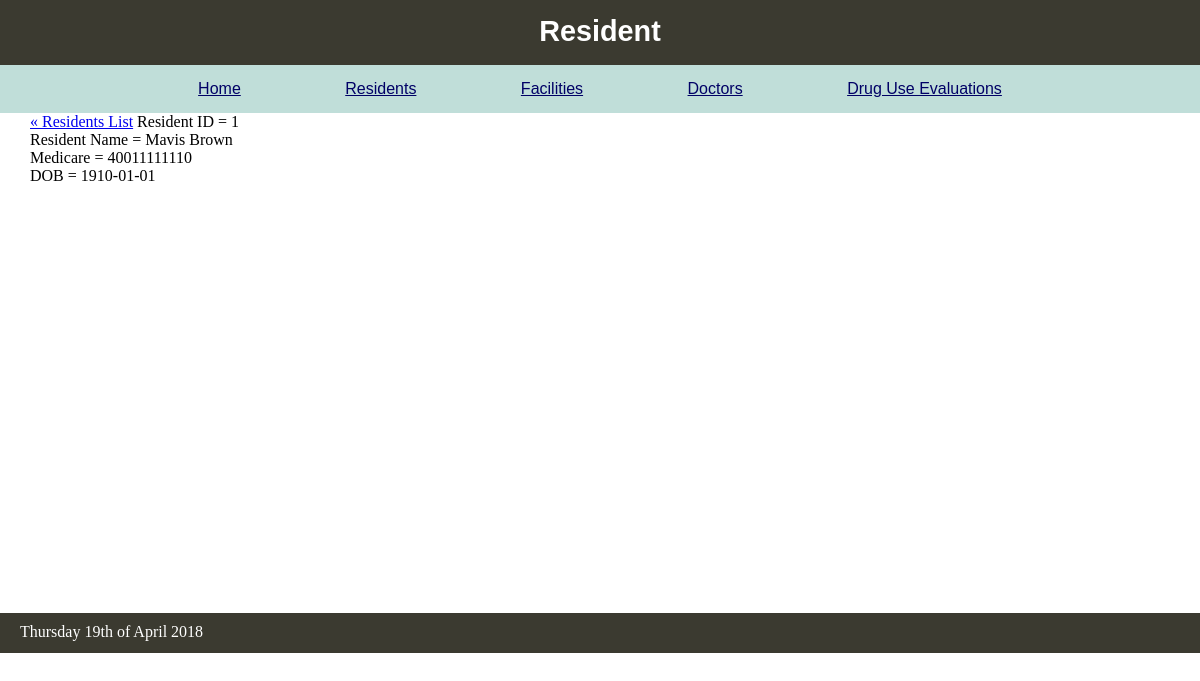
The page /all_residents/resident/index.php on the database its author committed.
### tables this page shows
CREATE TABLE Residents(
	ResidentID INT NOT NULL AUTO_INCREMENT,
	FirstName VARCHAR(20),
	LastName VARCHAR(20),
	Medicare VARCHAR(12),
	DOB DATE,
	PRIMARY KEY (ResidentID)
);

### private/functions.php (called while the page is built, shortened)
<?php
function url_to($script_path) {
	return WWW_ROOT . $script_path;
}
function h($string) {
	return htmlspecialchars($string);
}
?>

### private/query_functions.php (called while the page is built, shortened)
<?php
function find_resident_info($id) {
	global $db;
	$sql = "SELECT * FROM Residents WHERE ResidentID='".$id."'";
	$result = $db->query($sql);
	$array = $result->fetch(PDO::FETCH_ASSOC);
	return $array;
}
?>

### public/all_residents/resident/index.php (the view, shortened to what this page needs)
<?php
$id = isset($_GET['id']) ? $_GET['id'] : '1';
$res_info = find_resident_info($id);
?>
<?php include(SHARED_PATH . '/header.php'); ?>
<div id="content">
	<article id="resident">
		<a class="back-link" href="<?php echo url_to('/all_residents/index.php'); ?>">&laquo; Residents List</a>
		<secition id="resident_details">
			Resident ID = <?php echo h($res_info['ResidentID']); ?> </br>
			Resident Name = <?php echo h($res_info['FirstName'].' '.$res_info['LastName']) ;?> </br>
			Medicare = <?php echo h($res_info['Medicare']); ?> </br>
			DOB = <?php echo h($res_info['DOB']); ?> </br>
	</article>
</div>
<?php include(SHARED_PATH . '/footer.php'); ?>

### public/stylesheets/home.css (style rules this page uses)
body { height:980px; width: 100%; margin: 0; padding: 0; }
#content { min-height:500px; padding:0 30px; }

### rows shown on the page
residents: ResidentID "1", FirstName+LastName "Mavis Brown", Medicare "40011111110", DOB "1910-01-01"

### other values the page prints
$page_title "Resident"
